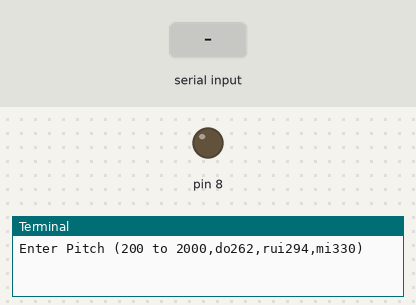
Recording of a program running on a simulated Raspberry Pi (header pin numbers). Shown: output pins drawn as LEDs (lit = HIGH), the last lines printed to the terminal. Dashed ring = blinking. The inputs (shaded band) are chosen by the test bench.

Above: at 1.2 s.
1.3 s: "5" typed at the terminal, then Enter
2.8 s: "90" typed at the terminal, then Enter
At 2.95 s:
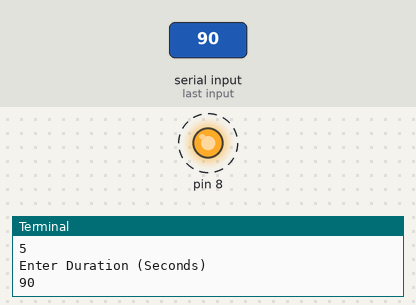
Timing chart, 0 to 11.8 s (numbered marks = the images above; inputs shaded):
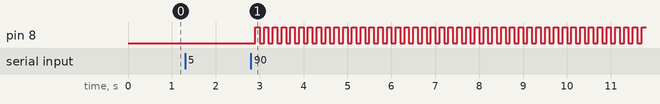

The program:

passivetest.py
```python
import RPi.GPIO as GPIO
import time


# 指定编号规则为BOARD
GPIO.setmode(GPIO.BOARD)
# 将第8个引脚设置为输出模式
GPIO.setup(8, GPIO.OUT)


def buzz(pitch, duration):
    """发出声音"""
    period = 1.0/pitch
    delay = period / 2
    cycles=int(duration*pitch)
    for i in range(cycles):
        # 输出低电平
        GPIO.output(8, GPIO.LOW)
        time.sleep(delay)
        # 输出高电平
        GPIO.output(8, GPIO.HIGH)
        time.sleep(delay)


while(True):
    # 输入频率
    pitch_s = input("Enter Pitch (200 to 2000,do262,rui294,mi330)")
    pitch= float(pitch_s)
    # 持续时间
    duration_s= input("Enter Duration (Seconds)")
    duration=float(duration_s)
    # 发出声音
    buzz(pitch, duration)
```

Measured:
- after the input at 2.8 s, pin 8: alternates HIGH for 0.10 s and LOW for 0.10 s, starting after 0.10 s
